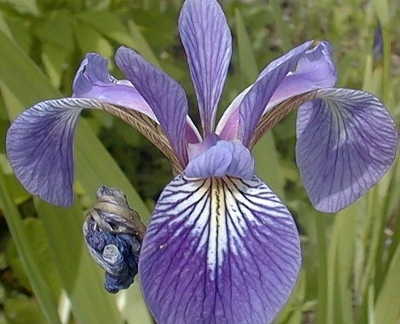
#> input picture _images/Versicolor_Iris.jpg, 400 x 324 px; its folder holds only this picture in this run
$ python -i mixing.py   (imports and definitions only)   (older library calls are emulated)
#> lines starting #> are read from the running program, lines starting #| are printed output that depends on the picture
import numpy as np
from skimage import io
from skimage import filter
from skimage import morphology
from glob import glob
import matplotlib.pyplot as plt

def mixing_region(filename):
#> called with filename = '../_images/Versicolor_Iris.jpg'
    white = io.imread(filename)
#> white is the input picture: shape (324, 400, 3); mean R, G, B 112.6, 112.3, 105.1
    val = filter.threshold_otsu(white)
#> val = 115
    light_mask = white > val
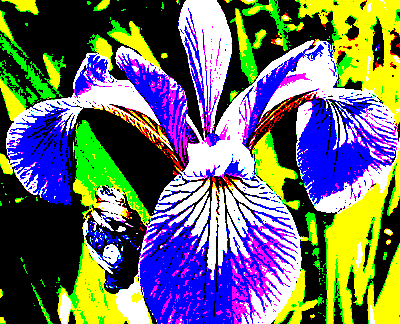
#> light_mask: shape (324, 400, 3) bool; mean R, G, B 0.42, 0.43, 0.429
    regions = morphology.label(light_mask)
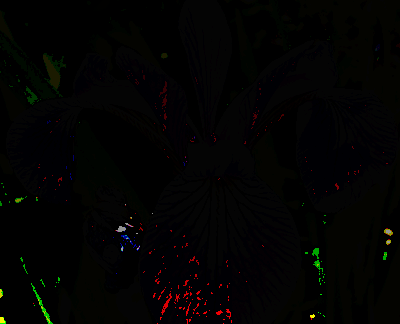
#> regions: shape (324, 400, 3) int32; mean R, G, B 3.6, 3.3, 2.4; drawn with min black and max white
    index_large_region = np.argmax(np.bincount(regions.ravel()))
#> index_large_region = 0
    fluid_mask = regions == index_large_region
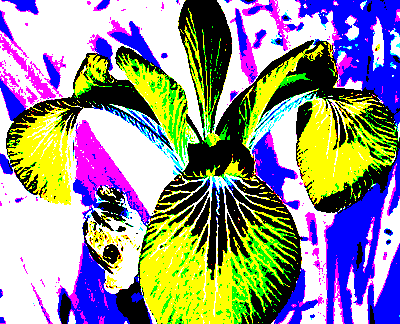
#> fluid_mask: shape (324, 400, 3) bool; mean R, G, B 0.58, 0.57, 0.571
#> (the run stopped early here; a loop or call above may not have finished)

$ run again, on _images/VonKarmanStreet.jpg
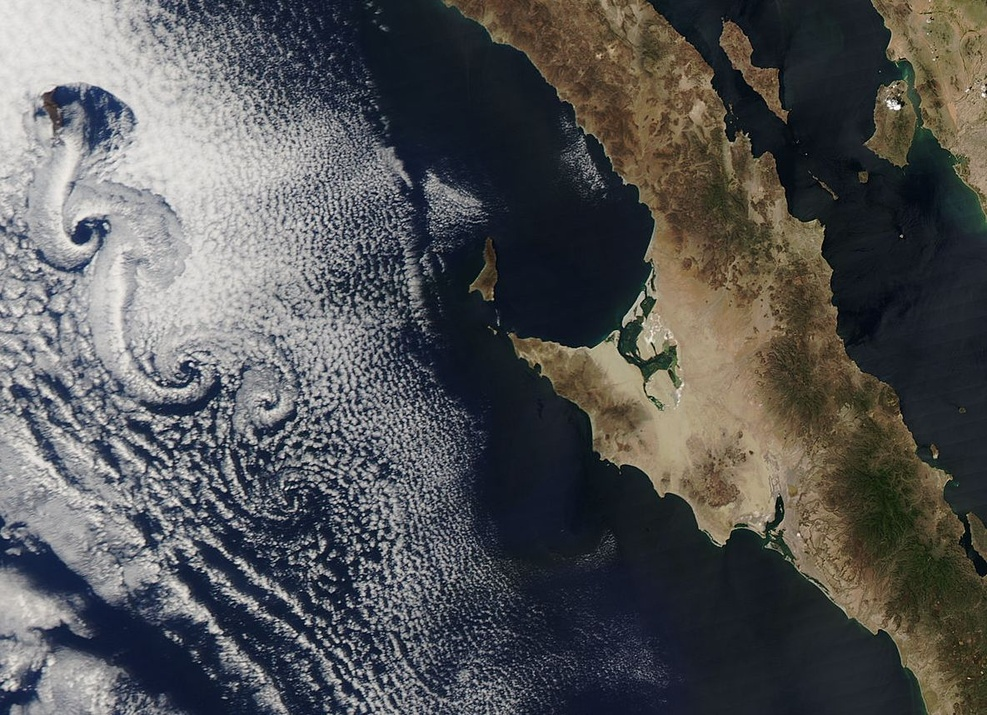
#> input picture _images/VonKarmanStreet.jpg, 987 x 715 px, shrunk from 1185 x 858 before the run
#> in mixing_region, white is the input picture: shape (715, 987, 3); mean R, G, B 84.5, 84.9, 85.3
#> val = 100
#> in mixing_region, `regions = morphology.label(light_mask)`:
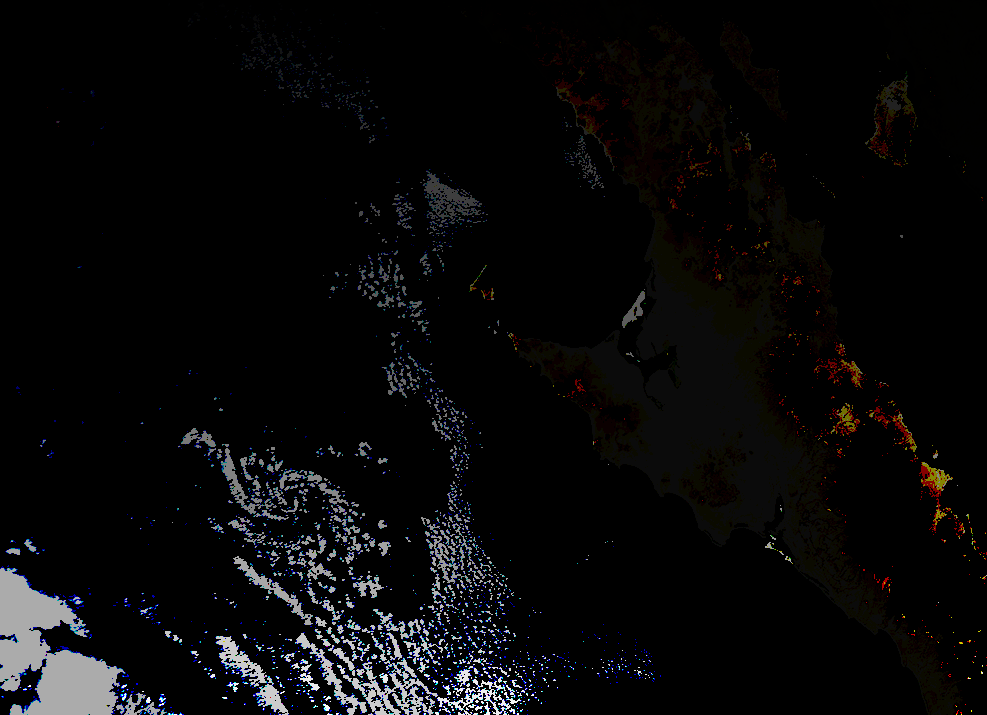
#> regions: shape (715, 987, 3) int32; mean R, G, B 86.8, 84.4, 88.5; drawn with min black and max white
#> index_large_region = 0
#> in mixing_region, `fluid_mask = regions == index_large_region`:
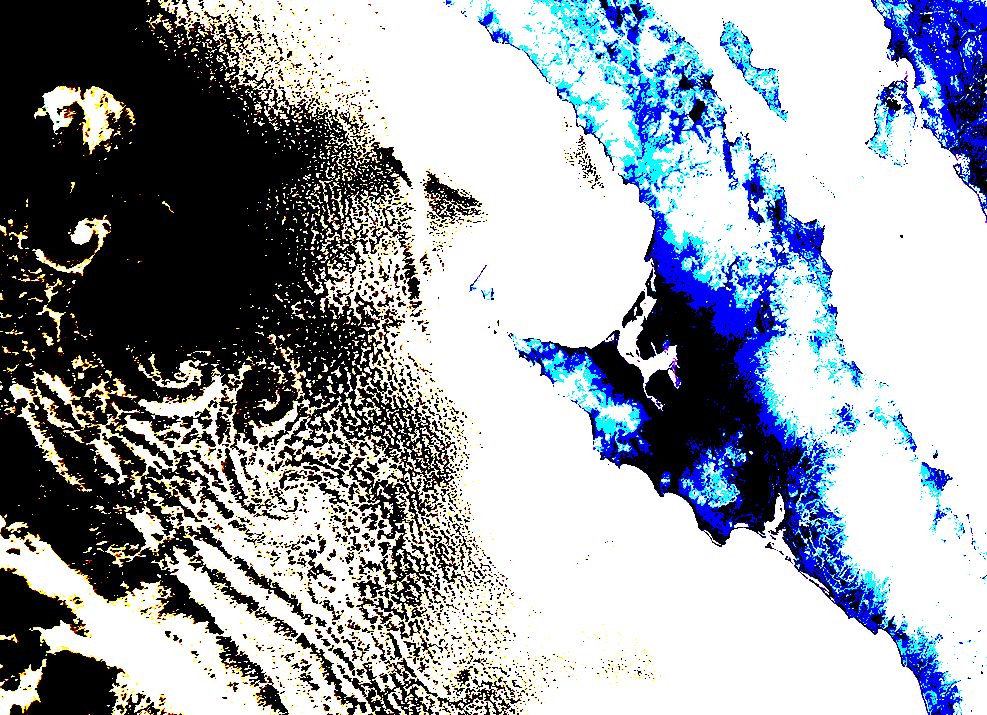
#> fluid_mask: shape (715, 987, 3) bool; mean R, G, B 0.607, 0.631, 0.665

$ run again, on _images/coins_normal.jpg
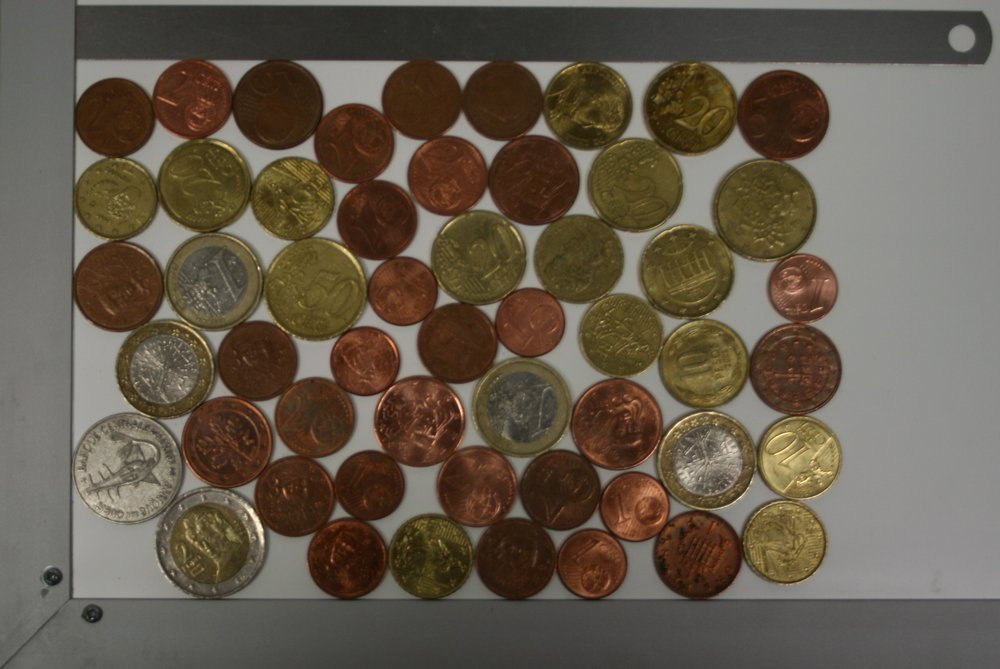
#> input picture _images/coins_normal.jpg, 1000 x 669 px
#> in mixing_region, white is the input picture: shape (669, 1000, 3); mean R, G, B 100.2, 89.7, 75.4
#> val = 94
#> in mixing_region, `regions = morphology.label(light_mask)`:
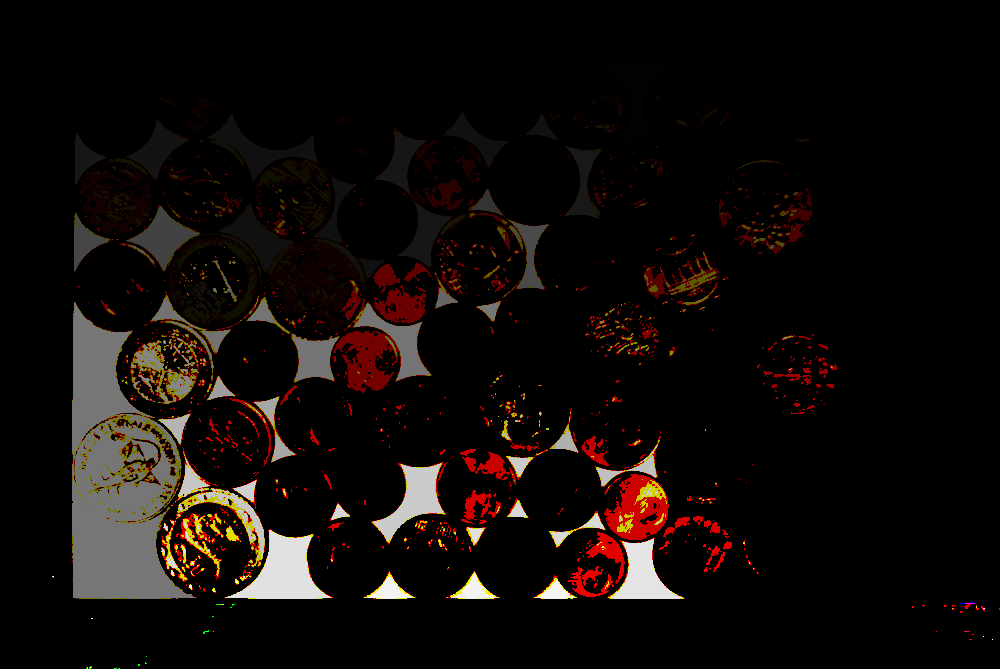
#> regions: shape (669, 1000, 3) int32; mean R, G, B 69.2, 47.3, 37.9; drawn with min black and max white
#> index_large_region = 0
#> in mixing_region, `fluid_mask = regions == index_large_region`:
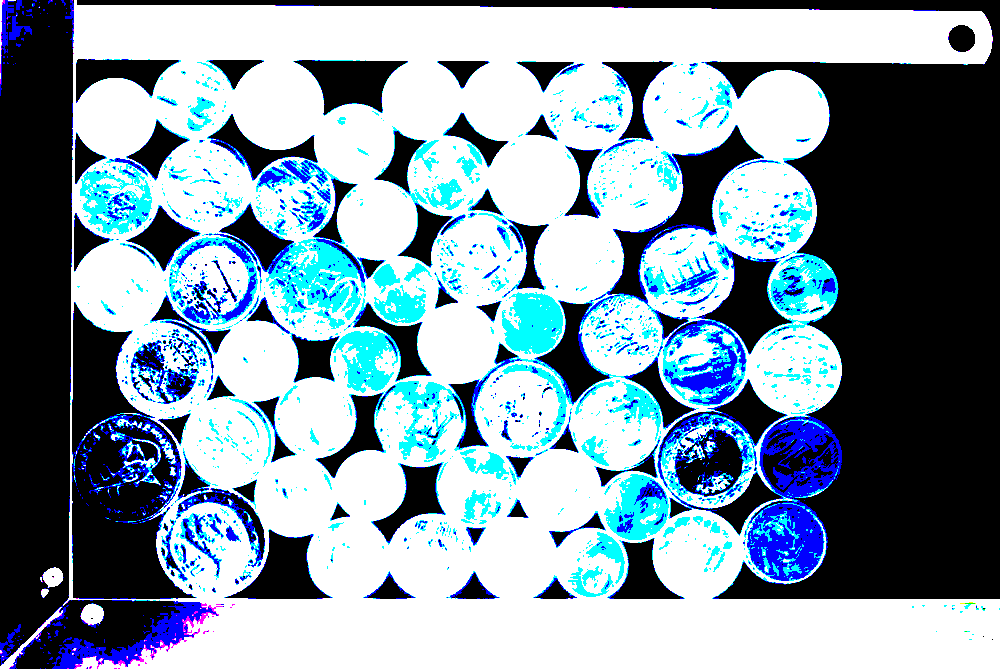
#> fluid_mask: shape (669, 1000, 3) bool; mean R, G, B 0.515, 0.591, 0.643
